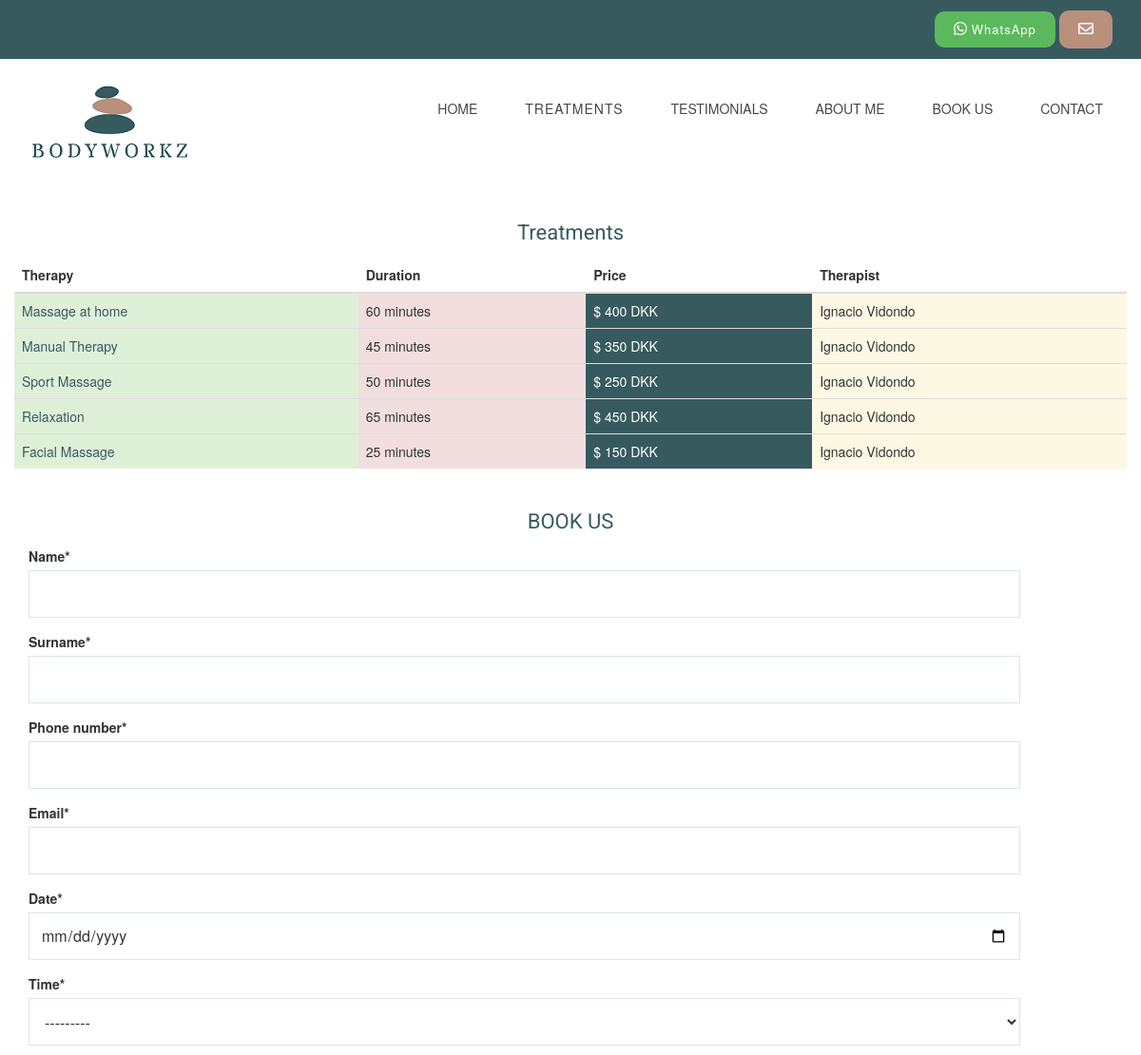
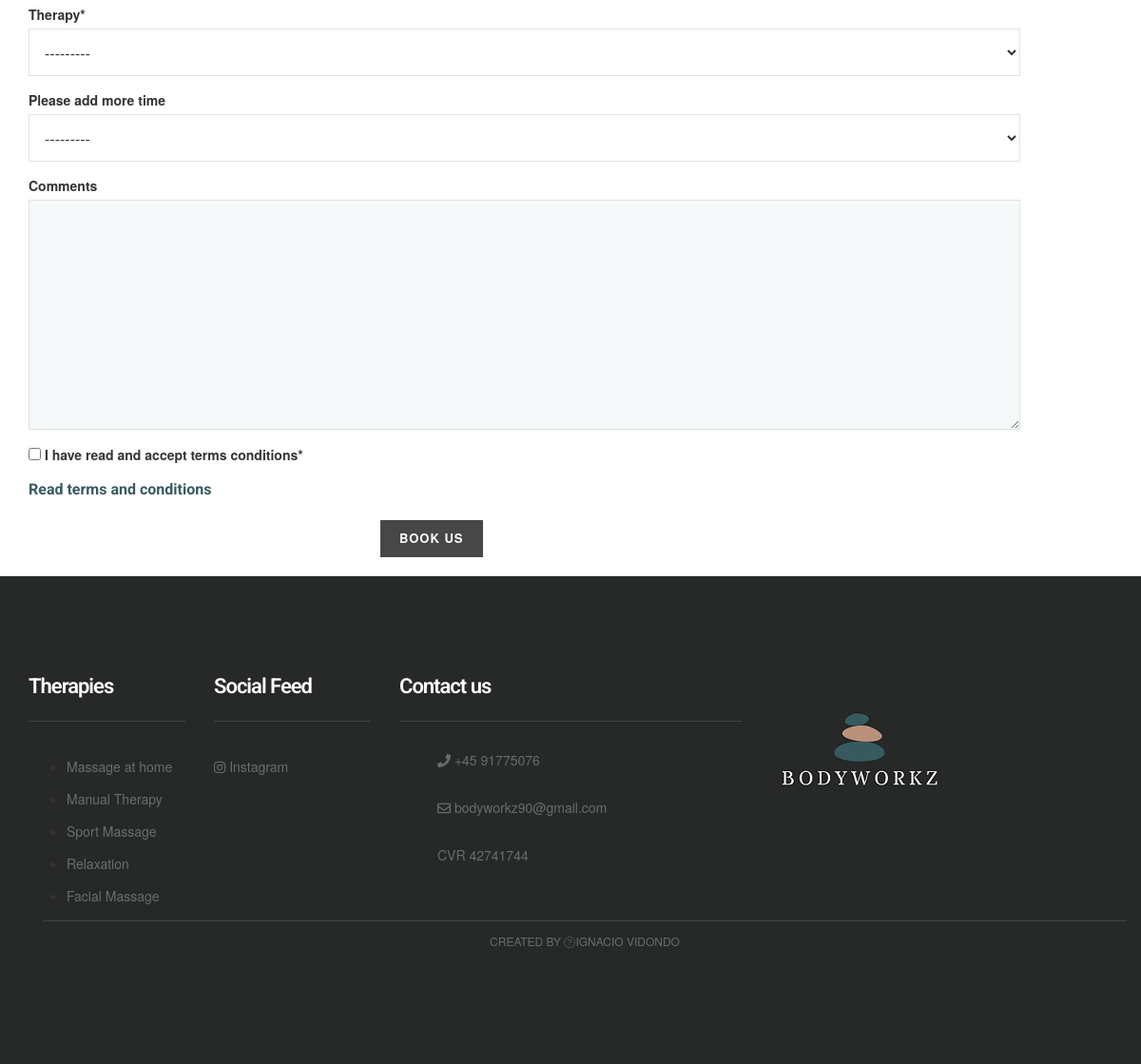
The app's page /appointment/, older data (2 pictures, top to bottom).
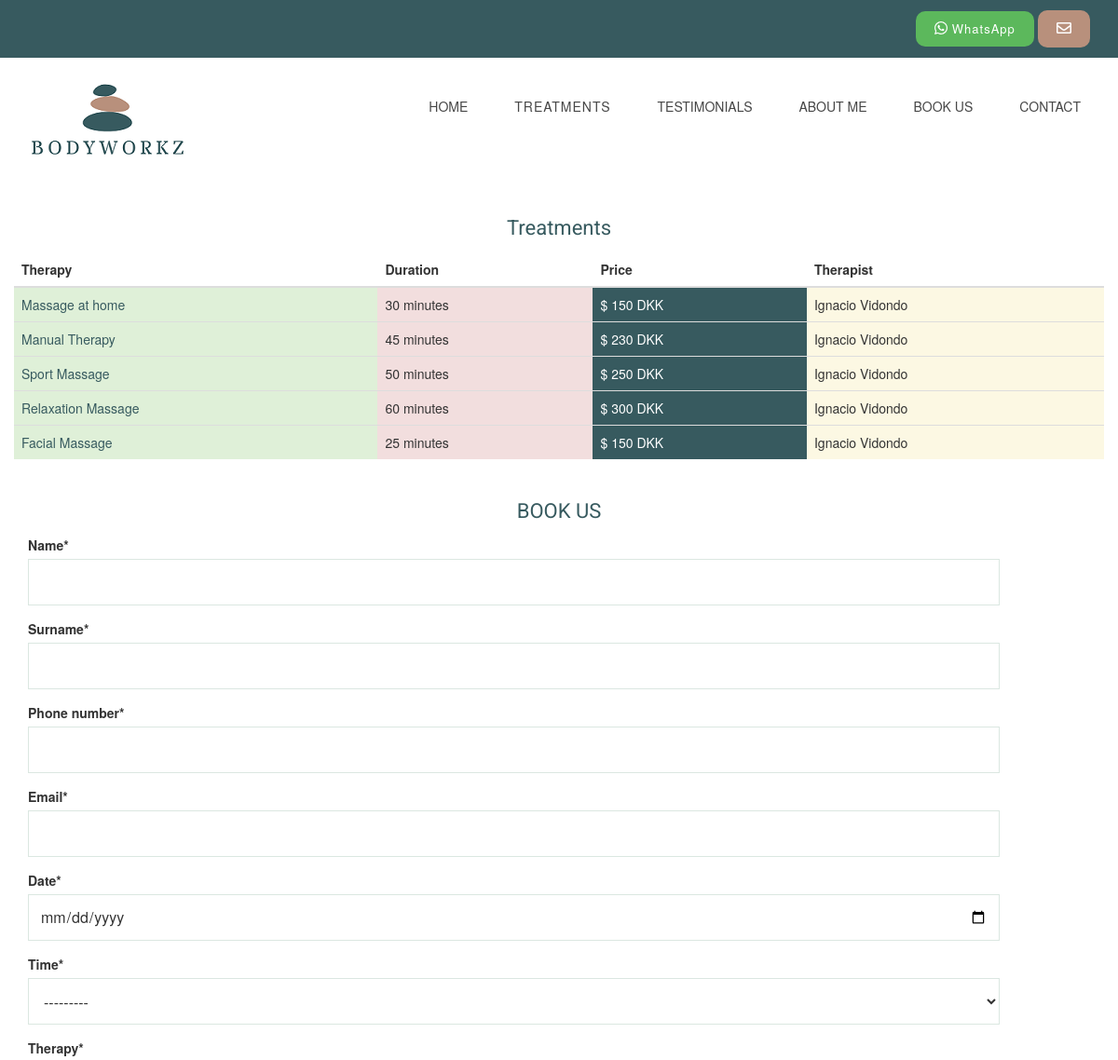
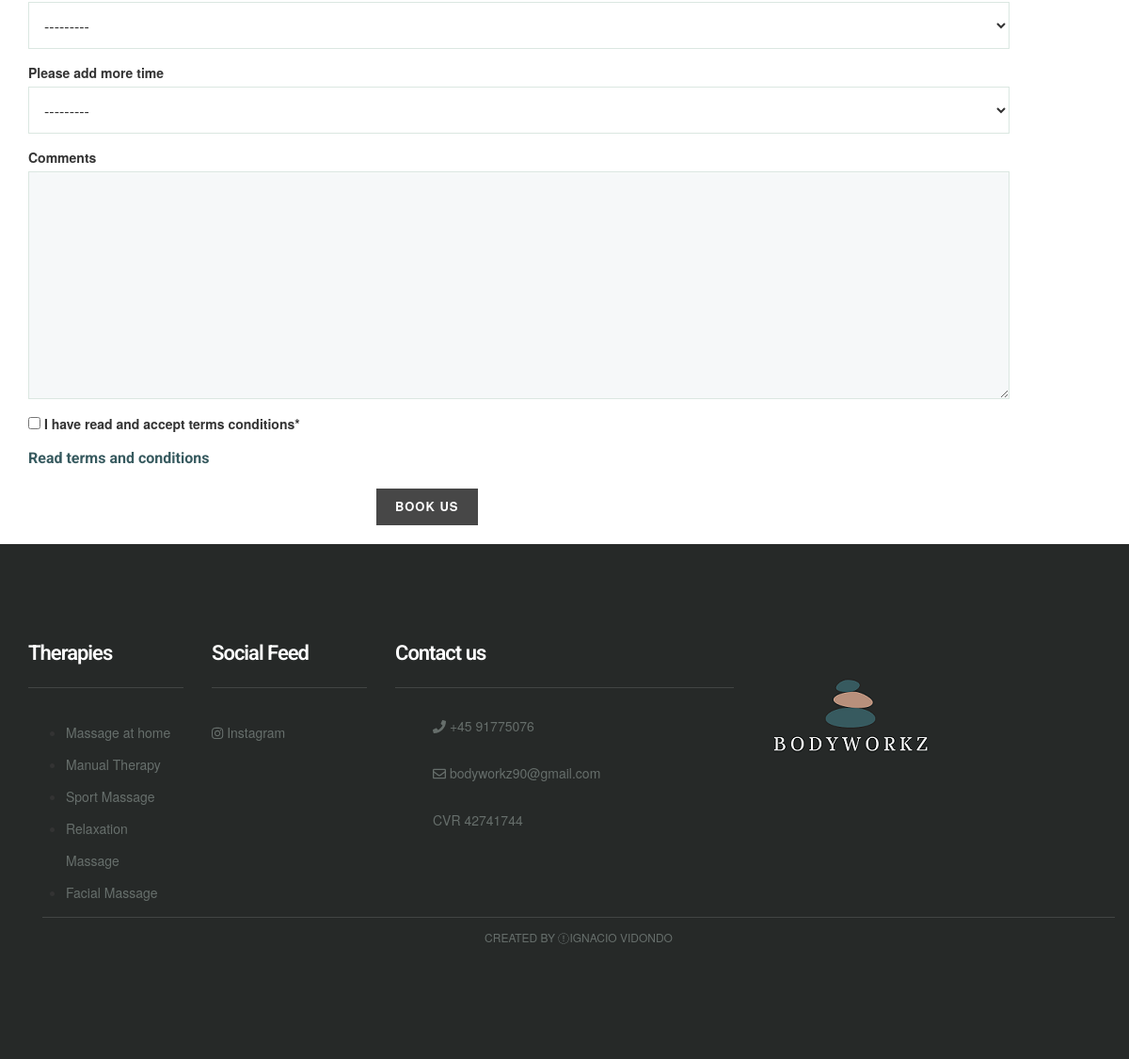
The same page, newer data (2 pictures, top to bottom).
### MainApp/models.py (models this page shows, shortened)
class Therapy(models.Model):
    name = models.CharField(max_length=255 , verbose_name = "Nombre")
    image = models.ImageField(verbose_name="Foto", blank=True, null=True, upload_to="Images")
    short_description = models.CharField(max_length=150, verbose_name="Descripcion corta", blank=True, null=True,default="Massage")
    description = models.TextField()
    therapist = models.ManyToManyField(Therapist, verbose_name= "Terapeuta")
    duration = models.IntegerField (verbose_name="Duracion (Tiempo) ",blank=True, null=True)
    price = models.IntegerField(verbose_name="Precio",blank=True, null=True)
    class Meta:
            verbose_name="Terapia"
            verbose_name_plural="Terapias"
    def __str__(self):
        return str(self.name)

class Therapist(models.Model):
    name = models.CharField(max_length=200,verbose_name="Nombre")
    image = models.ImageField( upload_to="Images")
    terapia = models.CharField(max_length=200,verbose_name="Terapia")
    description = models.TextField(default="R")
    class Meta:
            verbose_name="Terapeuta"
            verbose_name_plural="Terapeutas"

### MainApp/views.py (the view, shortened to what this page needs)
# urls.py: path('appointment/', views.CreateAppointment.as_view(),name="appointment"),
class CreateAppointment(ListView, FormMixin):
    model = Therapy
    template_name = 'appointment_form.html'
    form_class = AppointmentForm
    fiels = ['__all__']
    success_url = reverse_lazy('appointment_done')
    context_object_name = "therapy"
    def get_context_data(self,**kwargs):
        context = super().get_context_data(**kwargs)
        context['form'] = AppointmentForm
        return context

### MainApp/templates/appointment_form.html (shortened to what this page needs)
{% extends 'base.html' %} {% load crispy_forms_tags %} {% block content %}
<div class="container ">
    <h2 align="center">Treatments</h2>
    <div class="row">
        <div class="table-responsive-sm">
            <table class="table table-dark">
                <thead class=" thead-dark ">
                    <tr>
                        <th scope=" col ">Therapy </th>
                        <th scope="col ">Duration</th>
                        <th scope="col ">Price</th>
                        <th scope="col ">Therapist</th>
                    </tr>
                </thead>
                <tbody>
                    {% for terapia in therapy %}
                    <tr>
                        <td class="bg-success ">
                            <a href="{% url 'article' terapia.id %} " class="tag"> {{terapia.name}}</a>
                        </td>
                        <td class="bg-danger "> {{terapia.duration}} minutes
                        </td>
                        <td class="bg-primary "> $ {{terapia.price}} DKK
                        </td>
                        <td class="bg-warning ">
                            {% for therapist in terapia.therapist.all %} {{therapist.name}} {% endfor %}
                        </td>
                    </tr>
                    {% endfor %}
                </tbody>
            </table>
        </div>
        <br>
        <form action="" method="POST">
            <h2 align="center ">BOOK US </h2>
            <div class="form-row ">
                <div class="form-group col-md-11 mb-0 ">
                    {{ form|crispy }}
                    <h4>
                        <a href="{% url 'terms_conditions' %}"><b>Read terms and conditions</b></a>
                    </h4>
                </div>
            </div>
            <div class="col-md-9 " align="center ">
                <input type="submit" class="btn btn-primary " value="Book us ">
            </div>
        </form>
    </div>
</div>
<br>
{% endblock %}

### MainApp/templates/base.html (shortened to what this page needs)
<!DOCTYPE html> {% load static %}
<html lang="en">
<head>
    <link href="{% static 'ap1/css/bootstrap.min.css' %}" rel="stylesheet">
    <link href="{% static 'ap1/css/font-awesome.min.css' %}" rel="stylesheet">
    <link href="{% static 'ap1/css/style.css' %}" rel="stylesheet">
</head>
<div class="header-top">
    <div class="container">
        <div class="row">
            <div class="col-lg-12 col-md-8 col-sm-8  col-xs-12">
                <div class="top-text">
                    <span class="text-block call-block">
                        <a href="https://wa.me/+4591775076 " title="click to open whatsapp chat ">
                            <button class="btn btn-success whatsapp-button">
                                <i class="fab fa-whatsapp" style="font-size: 16" aria-hidden="true "></i>
                                <span class="call-no" style="font-weight: 400; text-transform: capitalize">WhatsApp</span>
                    </button>
                    </a>
                    </span><a href="{% url 'contacto' %}" title="Contact Us"><button class="btn text-block mail-block hidden-xs hidden-sm">
                        <i class="fa fa-envelope-o" style="font-size: 16" aria-hidden="true "></i>
                    </button></a>
                </div>
            </div>
        </div>
    </div>
</div>
<div class="header">
    <div class="container">
        <div class="row">
            <div class="col-lg-4     col-md-4 col-sm-12 col-xs-12">
                <a href="{% url 'index' %}"><img src="{% static 'ap1/images/bodyworkz.png' %}" alt=""></a>
            </div>
            </ <div class="col-lg-6 col-md-4 col-sm-12 col-xs-12">
            <div class="navigation">
                <div id="navigation">
                    <ul>
                        <li class="active"><a href="{% url 'index' %}" title="Home">HOME</a></li>
                        <li class="active">
                            <a class="btn btn-secondary dropdown-toggle" href="#" role="button" id="dropdownMenuLink" data-toggle="dropdown" aria-haspopup="true" aria-expanded="false">
                                      Treatments
                                    </a>
                        </li>
                        <li><a href="{% url 'reviews' %}" title="Styleguide">TESTIMONIALS</a> </li>
                        <li><a href="{% url 'our_therapist' %}" title="Styleguide">ABOUT ME</a> </li>
                        <li>
                            <a href="{% url 'appointment' %}" title="Styleguide">BOOK US</a>
                        </li>
                        <li><a href="{% url 'contacto' %}" title="Contact Us">CONTACT</a> </li>
                    </ul>
                </div>
            </div>
        </div>
    </div>
</div>
</div>
{%block content %} {% endblock %}
<div class="footer">
    <div class="container">
        <div class="row">
            <div class="col-lg-2 col-md-3 col-sm-2 col-xs-12">
                <div class="footer-widget">
                    <h2 class="widget-title">Therapies</h2>
                    <ul>
                        {% for terapia in therapy %}
                        <li>
                            <a href="{% url 'article' terapia.id %} " class="tag">{{terapia.name}}</a> {% endfor %}
                        </li>
                    </ul>
                </div>
            </div>
            <div class="col-lg-2 col-md-2 col-sm-2 col-xs-12">
                <div class="footer-widget footer-social">
                    <h2 class="widget-title">Social Feed</h2>
                    <ul class="listnone">
                        <li>
                            <a href="#"> <i class="fa fa-instagram"></i> Instagram</a>
                        </li>
                    </ul>
                </div>
            </div>
            <div class="col-lg-4 col-md-2 col-sm-2 col-xs-12">
                <div class="footer-widget footer-social">
                    <h2 class="widget-title">Contact us </h2>
                    <ul class="listnone contact">
                        <li><i class="fa fa-phone"></i> +45 91775076</li>
                        <li><i class="fa fa-envelope-o"></i> bodyworkz90@gmail.com</li>
                        <li> CVR 42741744</li>
                    </ul>
                </div>
            </div>
            <div class="col-lg-2 col-md-2 col-sm-6 col-xs-12">
                <div class="footer-widget footer-social">
                    <a href="{% url 'index' %}"><img src="{% static 'ap1/images/bodyworkz_footer1.png' %}" alt=""></a>
                </div>
            </div>
        </div>
        <div class="tiny-footer">
            <div class="container">
                <div class="row">
                    <div class="col-lg-12 col-md-12 col-sm-12 col-xs-12">
                        <div class="copyright-content">
                            Created by <i class="fa fa-love"></i>Ignacio Vidondo
                        </div>
                    </div>
                </div>
            </div>
        </div>
    </div>
    </body>
</html>

### MainApp/static/ap1/css/style.css (style rules this page uses)
h1, h2, h3, h4, h5, h6 { margin: 0; padding: 0; margin-bottom: 10px; color: #375a5f; font-weight: 400; font-family: 'Roboto', sans-serif; }
h2 { font-size: 22px; line-height: 32px; }
h4 { font-size: 16px; line-height: 24px; margin-bottom: 10px; }
ul, ol { margin: 0; }
a { color: #375a5f; text-decoration: none; -webkit-transition: all 0.3s; -moz-transition: all 0.3s; transition: all 0.3s; }
.listnone { list-style: none; padding: 0px; }
.form-control { width: 100%; height: 50px; padding: 6px 12px; font-size: 16px; line-height: 1.42857143; color: #333; background-color: #fff; border: 1px solid #dbe7e1; background-image: none; border-radius: 0px; -webkit-box-shadow: inset 0 0px 0px rgba(255, 255, 255, .075); box-shadow: inset 3px 3px 3px rgba(255, 255, 255, .075); margin-bottom: 15px; }
.textarea.form-control { background-color: #f6f8f9; height: auto; }
.form-group { margin-bottom: 10px; }
.btn { display: inline-block; padding: 10px 20px; margin-bottom: 0; font-size: 13px; font-weight: 800; letter-spacing: 1px; line-height: 1.42857143; text-align: center; border: none; text-transform: uppercase; border-radius: 0px; }
.btn-primary { background-color: #474747; color: #fff; }
.bg-primary { background-color: #375a5f; }
.header { background-color: #fff; z-index: 9999; position: relative; padding-top: 20px; padding-bottom: 20px; }
.header-top { background-color: #375a5f; font-size: 15px; padding-top: 11px; padding-bottom: 11px; line-height: 15px; color: #fff; font-weight: 500; }
.top-text { text-align: right; }
.top-text .text-block { padding-left: 20px; color: #fff; line-height: 18px; }
.mail-block { border-radius: 10px; background-color: #b8907c; height: 40px; border: none; font-weight: 400; text-transform: lowercase; }
.whatsapp-button { border-radius: 10px; }
.navigation { float: right; }
#navigation, #navigation ul, #navigation ul li, #navigation ul li a, #navigation #menu-button { margin: 0; padding: 0; border: 0; list-style: none; line-height: 1; display: block; position: relative; -webkit-box-sizing: border-box; -moz-box-sizing: border-box; box-sizing: border-box; }
#navigation:after, #navigation>ul:after { content: "."; display: block; clear: both; visibility: hidden; line-height: 0; height: 0; }
#navigation { margin-top: 10px; }
#navigation>ul>li { float: left; }
#navigation>ul>li>a { padding: 15px 25px; font-size: 14px; color: #474747; text-decoration: none; font-weight: 500; text-transform: uppercase; }
.footer { background-color: #262928; padding-top: 100px; padding-bottom: 100px; }
.footer-widget .widget-title { color: #fff; font-weight: 600; letter-spacing: -1px; border-bottom: 1px solid #424544; padding-bottom: 20px; margin-bottom: 30px; }
.footer-widget li a { color: #676f6c; line-height: 34px; }
.footer .contact li { position: relative; padding-left: 40px; display: block; margin-bottom: 15px; padding: 0 0 15px 40px; color: #666e6b; }
.tiny-footer { background-color: #262928; padding-top: 9px; padding-bottom: 9px; font-size: 12px; color: #56575e; text-align: left; text-transform: uppercase; text-align: center; }
.copyright-content { border-top: 1px solid #424544; padding: 12px; color: #676f6c; }
.widget-title { margin-bottom: 20px; }

Row changes from the older to the newer data that the page shows:
changed Therapy "Massage at home": duration "60" → "30"; price "400" → "150"
changed Therapy "Manual Therapy": price "350" → "230"
changed Therapy: name "Relaxation" → "Relaxation Massage"; duration "65" → "60"; price "450" → "300"
